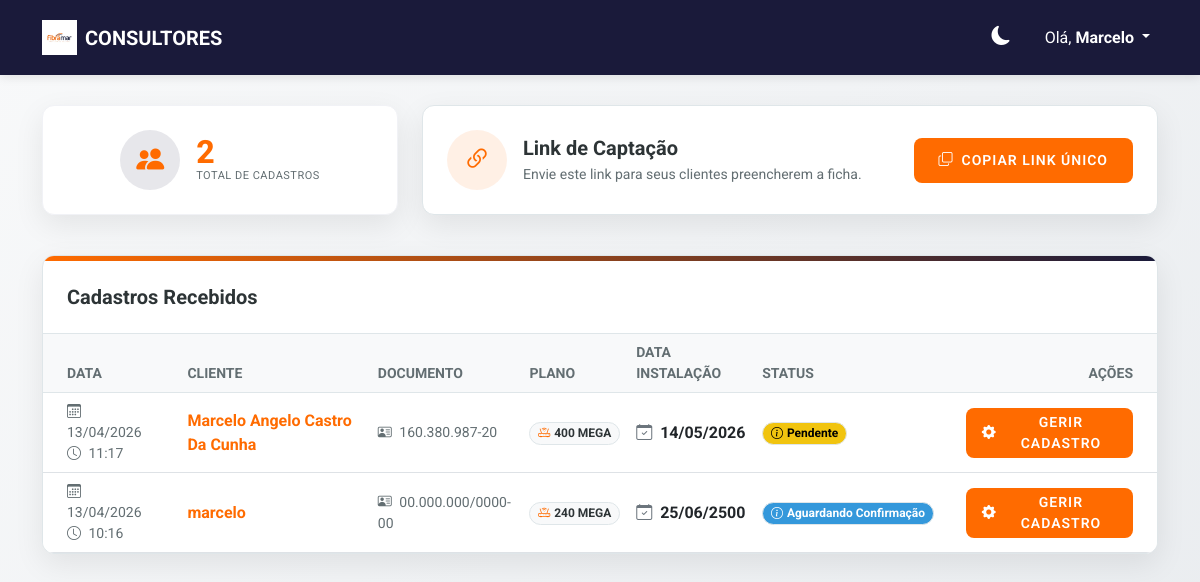
The page / (signed in) on the database as committed earlier.
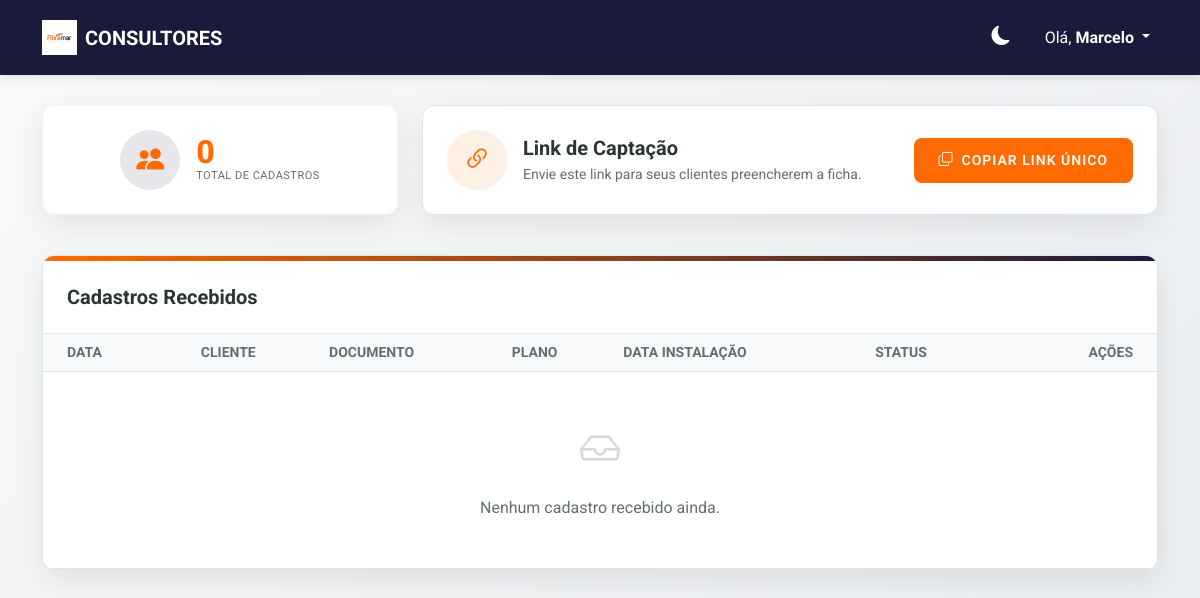
The same page on the database as committed later.
### cadastros/models.py (models this page shows, shortened)
class Cadastro(models.Model):
    TIPO_PESSOA_CHOICES = [
        ('pf', 'Pessoa Física'),
        ('pj', 'Pessoa Jurídica'),
    ]
    PERIODO_CHOICES = [
        ('manha', 'Manhã'),
        ('tarde', 'Tarde'),
    ]
    STATUS_CHOICES = [
        ('pendente', 'Pendente'),
        ('aguardando', 'Aguardando Confirmação'),
        ('realizado', 'Realizado'),
        ('cancelado', 'Cancelado'),
    ]
    tipo_pessoa = models.CharField(max_length=2, choices=TIPO_PESSOA_CHOICES, default='pf')
    documento = models.CharField(max_length=20) # CPF ou CNPJ
    nome_razao = models.CharField(max_length=255) # Nome ou Razão Social
    nome_fantasia = models.CharField(max_length=255, blank=True, null=True)
    rg = models.CharField(max_length=20, blank=True, null=True)
    inscricao_estadual = models.CharField(max_length=50, blank=True, null=True)
    data_nascimento = models.DateField(blank=True, null=True)
    contrato_social = models.FileField(upload_to='contratos/', blank=True, null=True)
    comprovante_residencia = models.FileField(upload_to='comprovantes/', blank=True, null=True)
    foto_documento_frente = models.FileField(upload_to='documentos/', blank=True, null=True)
    foto_documento_verso = models.FileField(upload_to='documentos/', blank=True, null=True)
    selfie_documento = models.FileField(upload_to='selfies/', blank=True, null=True)
    levar_termo = models.BooleanField(default=False) # Opção para Unamar/Cabo Frio/SP
    email = models.EmailField()
    telefone = models.CharField(max_length=20)
    cep = models.CharField(max_length=10)
    cidade = models.CharField(max_length=100)
    bairro = models.CharField(max_length=100)
    endereco = models.CharField(max_length=255)
    referencia = models.TextField()
    google_maps_link = models.URLField(max_length=500, blank=True, null=True)
    plano = models.CharField(max_length=100)
    fidelidade = models.BooleanField(default=True)
    vencimento = models.CharField(max_length=2)
    vencimento_id = models.CharField(max_length=10, blank=True, null=True)
    opcional = models.BooleanField(default=False)
    pagamento_instalacao = models.CharField(max_length=50)
    data_instalacao = models.DateField()
    periodo_instalacao = models.CharField(max_length=10, choices=PERIODO_CHOICES)
    origem = models.CharField(max_length=100)
    consultor = models.ForeignKey(User, on_delete=models.SET_NULL, null=True, blank=True)
    data_cadastro = models.DateTimeField(auto_now_add=True)
    status = models.CharField(max_length=20, choices=STATUS_CHOICES, default='pendente')
    @property
    def plano_velocidade(self):
        planos_nomes = {
            'essencial': '240 MEGA',
            'rapido': '400 MEGA',
            'turbo': '500 MEGA',
            'ultra': '600 MEGA',
            '1giga': '1 GIGA',
            'plano_300': '300 MEGA',
            'plano_700': '700 MEGA'
        }
        return planos_nomes.get(self.plano, self.plano)
    class Meta:
        verbose_name = "Cadastro"
        verbose_name_plural = "Cadastros"

### cadastros/views.py (the view)
# urls.py: path('', views.dashboard, name='dashboard'),
@login_required
def dashboard(request):
    cadastros = Cadastro.objects.filter(consultor=request.user).order_by('-data_cadastro')
    return render(request, 'cadastros/dashboard.html', {
        'cadastros': cadastros,
        'status_choices': Cadastro.STATUS_CHOICES
    })

### templates/cadastros/dashboard.html (shortened to what this page needs)
{% extends "base.html" %}
{% load static %}
{% block content %}
<nav class="navbar navbar-expand-lg navbar-dark navbar-fibramar">
    <div class="container-fluid">
        <a class="navbar-brand d-flex align-items-center" href="#">
            <img src="{% static 'img/logo2.webp' %}" alt="Fibramar" style="height: 35px;" class="me-2">
            <span class="fw-bold">CONSULTORES</span>
        </a>
        <div class="navbar-nav ms-auto align-items-center">
            <button class="theme-toggle me-3" id="themeToggle" title="Alternar Tema">
                <i class="bi bi-moon-fill" id="themeIcon"></i>
            </button>
            <div class="nav-item dropdown">
                <a class="nav-link dropdown-toggle text-white" href="#" role="button" data-bs-toggle="dropdown">
                    Olá, <strong>{{ user.first_name }}</strong>
                </a>
            </div>
        </div>
    </div>
</nav>
<div class="dashboard-wrapper">
    <div class="container-fluid">
        <div class="row mb-4">
            <div class="col-md-4 mb-3">
                <div class="card-premium stats-card d-flex align-items-center justify-content-center p-4">
                    <div class="stats-icon me-3 bg-light-primary rounded-circle d-flex align-items-center justify-content-center" style="width: 60px; height: 60px;">
                        <i class="bi bi-people-fill fs-3 text-primary"></i>
                    </div>
                    <div class="text-start">
                        <div class="value mb-0">{{ cadastros.count }}</div>
                        <div class="label">Total de Cadastros</div>
                    </div>
                </div>
            </div>
            <div class="col-md-8 mb-3">
                <div class="card-premium h-100 p-4 d-flex align-items-center justify-content-between">
                    <div class="d-flex align-items-center">
                        <div class="stats-icon me-3 bg-light-orange rounded-circle d-flex align-items-center justify-content-center" style="width: 60px; height: 60px;">
                            <i class="bi bi-link-45deg fs-3 text-orange"></i>
                        </div>
                        <div>
                            <h5 class="mb-1 fw-bold">Link de Captação</h5>
                            <p class="text-muted small mb-0">Envie este link para seus clientes preencherem a ficha.</p>
                        </div>
                    </div>
                    <button class="btn-fibramar d-flex align-items-center" onclick="copyLink()">
                        <i class="bi bi-copy me-2"></i> Copiar Link Único
                    </button>
                </div>
            </div>
        </div>
        <div class="card-premium">
            <div class="header-accent"></div>
            <div class="p-4 border-bottom d-flex justify-content-between align-items-center">
                <h5 class="mb-0">Cadastros Recebidos</h5>
            </div>
            <div class="p-0">
                <div class="table-responsive">
                    <table class="table table-hover mb-0">
                        <thead class="bg-light">
                            <tr>
                                <th class="px-4 border-0 text-muted small fw-bold">DATA</th>
                                <th class="border-0 text-muted small fw-bold">CLIENTE</th>
                                <th class="border-0 text-muted small fw-bold">DOCUMENTO</th>
                                <th class="border-0 text-muted small fw-bold">PLANO</th>
                                <th class="border-0 text-muted small fw-bold">DATA INSTALAÇÃO</th>
                                <th class="border-0 text-muted small fw-bold">STATUS</th>
                                <th class="px-4 border-0 text-muted small fw-bold text-end">AÇÕES</th>
                            </tr>
                        </thead>
                        <tbody>
                            {% for c in cadastros %}
                            <tr>
                                <td class="px-4 align-middle text-muted small">
                                    <i class="bi bi-calendar3 me-1"></i> {{ c.data_cadastro|date:"d/m/Y" }}<br>
                                    <i class="bi bi-clock me-1 text-muted"></i> {{ c.data_cadastro|date:"H:i" }}
                                </td>
                                <td class="align-middle fw-bold text-primary">
                                    {{ c.nome_razao }}
                                </td>
                                <td class="align-middle text-muted small">
                                    <i class="bi bi-person-vcard me-1"></i> {{ c.documento }}
                                </td>
                                <td class="align-middle">
                                    <span class="badge rounded-pill bg-light text-dark border d-inline-flex align-items-center">
                                        <i class="bi bi-router me-1 text-primary"></i> {{ c.plano_velocidade }}
                                    </span>
                                </td>
                                <td class="align-middle fw-bold">
                                    <i class="bi bi-calendar-check me-1 text-secondary"></i> {{ c.data_instalacao|date:"d/m/Y" }}
                                </td>
                                <td class="align-middle">
                                    <span class="badge rounded-pill border badge-status-{{ c.status }} d-inline-flex align-items-center">
                                        <i class="bi bi-info-circle me-1"></i> {{ c.get_status_display }}
                                    </span>
                                </td>
                                <td class="px-4 align-middle text-end">
                                    <a href="{% url 'cadastro_detail' c.pk %}" class="btn btn-sm btn-fibramar py-1 px-3 d-inline-flex align-items-center">
                                        <i class="bi bi-gear-fill me-2"></i> GERIR CADASTRO
                                    </a>
                                </td>
                            </tr>
                            {% empty %}
                            <tr>
                                <td colspan="7" class="text-center py-5 text-muted">
                                    <i class="bi bi-inbox fs-1 mb-3 d-block opacity-25"></i>
                                    <p class="mb-0">Nenhum cadastro recebido ainda.</p>
                                </td>
                            </tr>
                            {% endfor %}
                        </tbody>
                    </table>
                </div>
            </div>
        </div>
    </div>
</div>
{% endblock %}

### templates/base.html (shortened to what this page needs)
{% load static %}
<!DOCTYPE html>
<html lang="pt-BR">
<head>
    <link href="https://cdn.jsdelivr.net/npm/bootstrap@5.3.0/dist/css/bootstrap.min.css" rel="stylesheet">
    <link rel="stylesheet" href="https://cdn.jsdelivr.net/npm/bootstrap-icons@1.11.3/font/bootstrap-icons.min.css">
    <link rel="stylesheet" href="{% static 'css/style.css' %}">
</head>
<body>
    {% block content %}{% endblock %}
</body>
</html>

### static/css/style.css (style rules this page uses)
:root { --primary-color: #1a1a3a; --secondary-color: #ff6b00; --bg-gradient: linear-gradient(135deg, #f8f9fa 0%, #e9ecef 100%); --card-bg: #ffffff; --text-main: #2d3436; --text-muted: #636e72; --success: #00b894; --warning: #f1c40f; --danger: #d63031; --border-radius: 12px; --shadow: 0 10px 30px rgba(0, 0, 0, 0.08); --border-color: #dfe6e9; --input-bg: #ffffff; --table-header: #f8f9fa; --pre-bg: #f8f9fa; }
* { box-sizing: border-box; margin: 0; padding: 0; }
body { font-family: 'Roboto', sans-serif; background: var(--bg-gradient); color: var(--text-main); min-height: 100vh; display: flex; flex-direction: column; transition: background 0.3s ease, color 0.3s ease; }
.dashboard-wrapper { padding: 30px; }
.card-premium { background: var(--card-bg); border-radius: var(--border-radius); box-shadow: var(--shadow); border: 1px solid var(--border-color); overflow: hidden; transition: transform 0.3s ease, background 0.3s ease, border-color 0.3s ease; }
.header-accent { height: 5px; background: linear-gradient(to right, var(--secondary-color), #1a1a3a); }
h1, h2, h3, h4, h5, h6 { color: var(--text-main); font-weight: 700; }
.text-primary { color: var(--secondary-color) !important; }
.text-muted { color: var(--text-muted) !important; }
.btn-fibramar { background-color: var(--secondary-color); color: white !important; border: none; padding: 12px 25px; border-radius: 8px; font-weight: 600; transition: all 0.3s ease; text-transform: uppercase; letter-spacing: 1px; font-size: 14px; }
.navbar-fibramar { background-color: #1a1a3a !important; padding: 15px 30px; box-shadow: 0 2px 10px rgba(0,0,0,0.1); }
.bg-light { background-color: var(--table-header) !important; }
.border-bottom, .border-top, .border { border-color: var(--border-color) !important; }
.table { color: var(--text-main); background-color: transparent !important; }
.table thead th { background-color: var(--table-header) !important; color: var(--text-muted) !important; border-bottom: 1px solid var(--border-color) !important; }
.table tbody tr { background-color: transparent !important; }
.theme-toggle { background: none; border: none; color: white; font-size: 1.2rem; cursor: pointer; padding: 5px 10px; border-radius: 50%; transition: background 0.3s; display: flex; align-items: center; justify-content: center; }
.stats-card { padding: 20px; text-align: center; }
.stats-card .value { font-size: 28px; font-weight: 800; color: var(--secondary-color); }
.stats-card .label { color: var(--text-muted); font-size: 12px; text-transform: uppercase; }
.bg-light-primary { background-color: rgba(26, 26, 58, 0.1); }
.bg-light-orange { background-color: rgba(255, 107, 0, 0.1); }
.text-orange { color: var(--secondary-color); }
.stats-card { transition: all 0.3s ease; border: 1px solid #f1f2f6; }
.stats-card .value { font-size: 32px; line-height: 1; margin-bottom: 2px; }
.stats-card .label { font-size: 11px; letter-spacing: 0.5px; }

Rows that differ between the two databases and show on the page:
removed Cadastro: data_cadastro "13/04/2026", data_cadastro "11:17", nome_razao "Marcelo Angelo Castro Da Cunha", documento "160.380.987-20", plano_velocidade "400 MEGA", data_instalacao "14/05/2026", status "Pendente"
removed Cadastro: data_cadastro "13/04/2026", data_cadastro "10:16", nome_razao "marcelo", documento "00.000.000/0000-00", plano_velocidade "240 MEGA", data_instalacao "25/06/2500", status "Aguardando Confirmação"
Other text that changed with them:
{{ cadastros.count }}: "2" → "0"
text now shown: "Nenhum cadastro recebido ainda."
